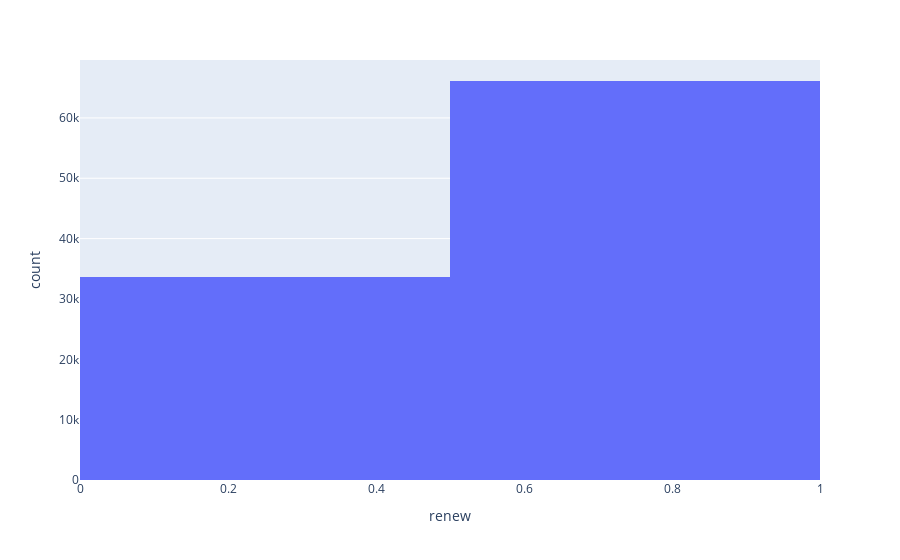

The notebook cell this image was saved under:
### Markdown cell above
## DISTRIBUTION

### Code cell
hist1 = px.histogram(sub_df, x = "renew", range_x=(0,1))
hist1.show()

### Figure 1 — Plotly figure (JSON) as saved in the notebook; plotly's stock layout.template omitted (floating-point values rounded to 4 significant figures; data arrays with more than 128 entries replaced by an {"elided": "..."} marker saying what was removed)
{"data": [{"alignmentgroup": "True", "bingroup": "x", "hovertemplate": "renew=%{x}<br>count=%{y}<extra></extra>", "legendgroup": "", "marker": {"color": "#636efa", "pattern": {"shape": ""}}, "name": "", "offsetgroup": "", "orientation": "v", "showlegend": false, "type": "histogram", "x": {"elided": "99702 int values"}, "xaxis": "x", "yaxis": "y"}], "layout": {"autosize": true, "barmode": "relative", "legend": {"tracegroupgap": 0}, "margin": {"t": 60}, "xaxis": {"anchor": "y", "domain": [0, 1], "range": [0, 1], "title": {"text": "renew"}, "type": "linear"}, "yaxis": {"anchor": "x", "autorange": true, "domain": [0, 1], "range": [0, 69600.0], "title": {"text": "count"}}}}
